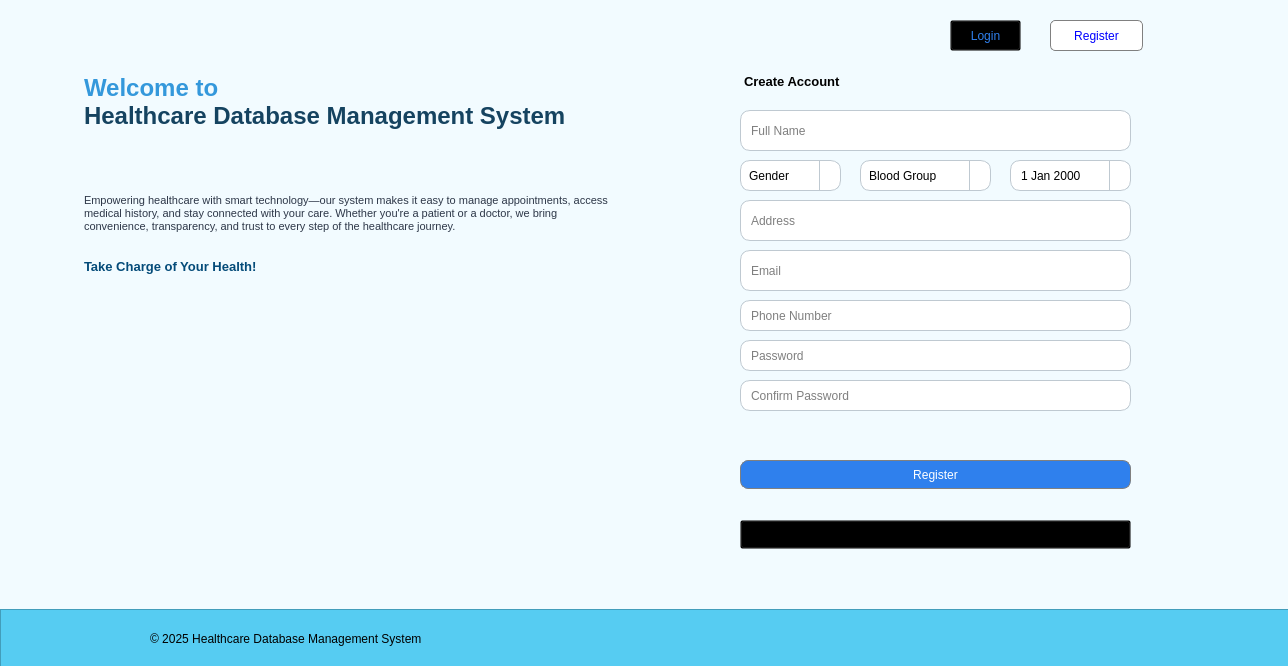
<?xml version="1.0" encoding="UTF-8"?>
<ui version="4.0">
 <class>Form</class>
 <widget class="QWidget" name="Form">
  <property name="geometry">
   <rect>
    <x>0</x>
    <y>0</y>
    <width>1288</width>
    <height>666</height>
   </rect>
  </property>
  <property name="windowTitle">
   <string>Form</string>
  </property>
  <property name="styleSheet">
   <string notr="true">#Form{
background-color:#F2FBFF;
}</string>
  </property>
  <widget class="QWidget" name="info" native="true">
   <property name="geometry">
    <rect>
     <x>0</x>
     <y>10</y>
     <width>721</width>
     <height>601</height>
    </rect>
   </property>
   <widget class="QTextBrowser" name="welcome">
    <property name="geometry">
     <rect>
      <x>80</x>
      <y>60</y>
      <width>541</width>
      <height>121</height>
     </rect>
    </property>
    <property name="styleSheet">
     <string notr="true">QTextBrowser{
background-color:#F2FBFF;
border:0;
}</string>
    </property>
    <property name="html">
     <string>&lt;!DOCTYPE HTML PUBLIC &quot;-//W3C//DTD HTML 4.0//EN&quot; &quot;http://www.w3.org/TR/REC-html40/strict.dtd&quot;&gt;
&lt;html&gt;&lt;head&gt;&lt;meta name=&quot;qrichtext&quot; content=&quot;1&quot; /&gt;&lt;meta charset=&quot;utf-8&quot; /&gt;&lt;style type=&quot;text/css&quot;&gt;
p, li { white-space: pre-wrap; }
hr { height: 1px; border-width: 0; }
li.unchecked::marker { content: &quot;\2610&quot;; }
li.checked::marker { content: &quot;\2612&quot;; }
&lt;/style&gt;&lt;/head&gt;&lt;body style=&quot; font-family:'Segoe UI'; font-size:9pt; font-weight:400; font-style:normal;&quot;&gt;
&lt;p style=&quot; margin-top:0px; margin-bottom:0px; margin-left:0px; margin-right:0px; -qt-block-indent:0; text-indent:0px;&quot;&gt;&lt;span style=&quot; font-family:'Sarabun'; font-size:18pt; font-weight:700; color:#3498db;&quot;&gt;Welcome to&lt;/span&gt;&lt;span style=&quot; font-family:'Sarabun'; font-size:18px;&quot;&gt; &lt;/span&gt;&lt;/p&gt;
&lt;p style=&quot; margin-top:0px; margin-bottom:0px; margin-left:0px; margin-right:0px; -qt-block-indent:0; text-indent:0px;&quot;&gt;&lt;span style=&quot; font-family:'Sarabun'; font-size:18pt; font-weight:600; color:#154360;&quot;&gt;Healthcare Database Management System &lt;/span&gt;&lt;/p&gt;&lt;/body&gt;&lt;/html&gt;</string>
    </property>
   </widget>
   <widget class="QTextBrowser" name="text">
    <property name="geometry">
     <rect>
      <x>80</x>
      <y>180</y>
      <width>541</width>
      <height>141</height>
     </rect>
    </property>
    <property name="styleSheet">
     <string notr="true">#text{
background-color:#F2FBFF;
border:0;
}</string>
    </property>
    <property name="html">
     <string>&lt;!DOCTYPE HTML PUBLIC &quot;-//W3C//DTD HTML 4.0//EN&quot; &quot;http://www.w3.org/TR/REC-html40/strict.dtd&quot;&gt;
&lt;html&gt;&lt;head&gt;&lt;meta name=&quot;qrichtext&quot; content=&quot;1&quot; /&gt;&lt;meta charset=&quot;utf-8&quot; /&gt;&lt;style type=&quot;text/css&quot;&gt;
p, li { white-space: pre-wrap; }
hr { height: 1px; border-width: 0; }
li.unchecked::marker { content: &quot;\2610&quot;; }
li.checked::marker { content: &quot;\2612&quot;; }
&lt;/style&gt;&lt;/head&gt;&lt;body style=&quot; font-family:'Segoe UI'; font-size:9pt; font-weight:400; font-style:normal;&quot;&gt;
&lt;p style=&quot; margin-top:0px; margin-bottom:0px; margin-left:0px; margin-right:0px; -qt-block-indent:0; text-indent:0px;&quot;&gt;&lt;span style=&quot; font-family:'Sarabun','sans-serif'; font-size:8pt; color:#2d3748;&quot;&gt;Empowering healthcare with smart technology—our system makes it easy to manage appointments, access medical history, and stay connected with your care. Whether you're a patient or a doctor, we bring convenience, transparency, and trust to every step of the healthcare journey. &lt;br /&gt;&lt;/span&gt;&lt;/p&gt;
&lt;p style=&quot; margin-top:12px; margin-bottom:12px; margin-left:0px; margin-right:0px; -qt-block-indent:0; text-indent:0px;&quot;&gt;&lt;span style=&quot; font-family:'Sarabun','sans-serif'; font-size:10pt; font-weight:700; color:#044b79;&quot;&gt;Take Charge of Your Health!&lt;/span&gt; &lt;/p&gt;&lt;/body&gt;&lt;/html&gt;</string>
    </property>
   </widget>
   <widget class="QLabel" name="label">
    <property name="geometry">
     <rect>
      <x>80</x>
      <y>300</y>
      <width>541</width>
      <height>331</height>
     </rect>
    </property>
    <property name="styleSheet">
     <string notr="true">#label{


}
</string>
    </property>
    <property name="text">
     <string/>
    </property>
    <property name="pixmap">
     <pixmap resource="image.qrc">:/image/resourse/ui1.png</pixmap>
    </property>
    <property name="alignment">
     <set>Qt::AlignmentFlag::AlignCenter</set>
    </property>
   </widget>
  </widget>
  <widget class="QWidget" name="signup" native="true">
   <property name="geometry">
    <rect>
     <x>720</x>
     <y>0</y>
     <width>571</width>
     <height>61</height>
    </rect>
   </property>
   <widget class="QPushButton" name="signin">
    <property name="geometry">
     <rect>
      <x>230</x>
      <y>20</y>
      <width>71</width>
      <height>31</height>
     </rect>
    </property>
    <property name="styleSheet">
     <string notr="true">#signin{
    color:#2F80ED;
    font: 600 9pt &quot;Roboto&quot;;
    background-color: transparent;
}
#signin::hover{
    text-decoration: underline;
    font: 600 9pt &quot;Roboto&quot;;
    color:#1872eb;
}
</string>
    </property>
    <property name="text">
     <string>Login</string>
    </property>
   </widget>
   <widget class="QPushButton" name="Register">
    <property name="geometry">
     <rect>
      <x>330</x>
      <y>20</y>
      <width>93</width>
      <height>31</height>
     </rect>
    </property>
    <property name="styleSheet">
     <string notr="true">#Register{
    font: 9pt &quot;Roboto&quot;;
    border: 1px solid gray;
    border-radius: 8px;
    padding: 5px;
    background-color:#fff;
    border-radius: 5px;
    color:blue;
}
</string>
    </property>
    <property name="text">
     <string>Register</string>
    </property>
   </widget>
  </widget>
  <widget class="QWidget" name="login" native="true">
   <property name="geometry">
    <rect>
     <x>720</x>
     <y>50</y>
     <width>571</width>
     <height>561</height>
    </rect>
   </property>
   <property name="font">
    <font>
     <family>Roboto</family>
    </font>
   </property>
   <property name="cursor">
    <cursorShape>ArrowCursor</cursorShape>
   </property>
   <property name="inputMethodHints">
    <set>Qt::InputMethodHint::ImhDigitsOnly</set>
   </property>
   <widget class="QTextBrowser" name="acc">
    <property name="geometry">
     <rect>
      <x>20</x>
      <y>20</y>
      <width>256</width>
      <height>31</height>
     </rect>
    </property>
    <property name="styleSheet">
     <string notr="true">#acc{
background-color:#F2FBFF;
border:0;
}</string>
    </property>
    <property name="html">
     <string>&lt;!DOCTYPE HTML PUBLIC &quot;-//W3C//DTD HTML 4.0//EN&quot; &quot;http://www.w3.org/TR/REC-html40/strict.dtd&quot;&gt;
&lt;html&gt;&lt;head&gt;&lt;meta name=&quot;qrichtext&quot; content=&quot;1&quot; /&gt;&lt;meta charset=&quot;utf-8&quot; /&gt;&lt;style type=&quot;text/css&quot;&gt;
p, li { white-space: pre-wrap; }
hr { height: 1px; border-width: 0; }
li.unchecked::marker { content: &quot;\2610&quot;; }
li.checked::marker { content: &quot;\2612&quot;; }
&lt;/style&gt;&lt;/head&gt;&lt;body style=&quot; font-family:'Segoe UI'; font-size:9pt; font-weight:400; font-style:normal;&quot;&gt;
&lt;p style=&quot; margin-top:12px; margin-bottom:12px; margin-left:0px; margin-right:0px; -qt-block-indent:0; text-indent:0px;&quot;&gt;&lt;span style=&quot; font-family:'Roboto'; font-size:10pt; font-weight:700; color:#000000;&quot;&gt;Create Account&lt;/span&gt; &lt;/p&gt;&lt;/body&gt;&lt;/html&gt;</string>
    </property>
   </widget>
   <widget class="QComboBox" name="gender">
    <property name="geometry">
     <rect>
      <x>20</x>
      <y>110</y>
      <width>101</width>
      <height>31</height>
     </rect>
    </property>
    <property name="styleSheet">
     <string notr="true">
QComboBox {
    font: 10pt &quot;Roboto&quot;;
    border: 1px solid #bfc9d1;
    border-radius: 10px;
    padding: 8px;
 background-color: #fff;
    color: #000;
    box-shadow: 0 2px 8px rgba(44, 62, 80, 0.05);
    transition: border-color 0.2s;
}
QComboBox:focus {
    border: 1.5px solid #2F80ED;
    background-color: #fff;
}
QComboBox::drop-down {
    subcontrol-origin: padding;
    subcontrol-position: top right;
    width: 20px;
    border-left: 1px solid #bfc9d1;
}
</string>
    </property>
    <item>
     <property name="text">
      <string>Gender</string>
     </property>
    </item>
    <item>
     <property name="text">
      <string>Male</string>
     </property>
    </item>
    <item>
     <property name="text">
      <string>Female</string>
     </property>
    </item>
    <item>
     <property name="text">
      <string>Other</string>
     </property>
    </item>
   </widget>
   <widget class="QPushButton" name="Register_2">
    <property name="geometry">
     <rect>
      <x>20</x>
      <y>410</y>
      <width>391</width>
      <height>29</height>
     </rect>
    </property>
    <property name="styleSheet">
     <string notr="true">#Register_2{

    background-color:#2F80ED;
    color:#fff;
    font: 600 9pt &quot;Roboto&quot;;
    border: 1px solid gray;
    border-radius:8px

    
}</string>
    </property>
    <property name="text">
     <string>Register</string>
    </property>
   </widget>
   <widget class="QPushButton" name="acc_text">
    <property name="geometry">
     <rect>
      <x>20</x>
      <y>470</y>
      <width>391</width>
      <height>29</height>
     </rect>
    </property>
    <property name="styleSheet">
     <string notr="true">#acc_text{
    color:#000;
    font: 400 9pt &quot;Roboto&quot;;
    background-color: transparent;
}</string>
    </property>
    <property name="text">
     <string>Already have an account</string>
    </property>
   </widget>
   <widget class="QLineEdit" name="password">
    <property name="geometry">
     <rect>
      <x>20</x>
      <y>290</y>
      <width>391</width>
      <height>31</height>
     </rect>
    </property>
    <property name="styleSheet">
     <string notr="true">QLineEdit{
    background-color: #fff;
    border: 1px solid #bfc9d1;
    border-radius: 10px;
    padding: 8px;
    color: #000;
    font: 10pt &quot;Roboto&quot;;
    box-shadow: 0 2px 8px rgba(44, 62, 80, 0.05);
    transition: border-color 0.2s;
}
QLineEdit:focus {
    border: 1.5px solid #2F80ED;
    background-color: #f7fbff;
}
</string>
    </property>
    <property name="echoMode">
     <enum>QLineEdit::EchoMode::Normal</enum>
    </property>
    <property name="placeholderText">
     <string>Password</string>
    </property>
   </widget>
   <widget class="QLineEdit" name="confirm">
    <property name="geometry">
     <rect>
      <x>20</x>
      <y>330</y>
      <width>391</width>
      <height>31</height>
     </rect>
    </property>
    <property name="styleSheet">
     <string notr="true">QLineEdit{
    background-color: #fff;
    border: 1px solid #bfc9d1;
    border-radius: 10px;
    padding: 8px;
    color: #000;
    font: 10pt &quot;Roboto&quot;;
    box-shadow: 0 2px 8px rgba(44, 62, 80, 0.05);
    transition: border-color 0.2s;
}
QLineEdit:focus {
    border: 1.5px solid #2F80ED;
    background-color: #f7fbff;
}
</string>
    </property>
    <property name="placeholderText">
     <string>Confirm Password</string>
    </property>
   </widget>
   <widget class="QDateEdit" name="dateEdit">
    <property name="geometry">
     <rect>
      <x>290</x>
      <y>110</y>
      <width>121</width>
      <height>31</height>
     </rect>
    </property>
    <property name="styleSheet">
     <string notr="true">
QDateEdit {
    font: 10pt &quot;Roboto&quot;;
    border: 1px solid #bfc9d1;
    border-radius: 10px;
    padding: 8px;
    background-color: #fff;
    color: #000;
    box-shadow: 0 2px 8px rgba(44, 62, 80, 0.05);
    transition: border-color 0.2s;

}
QDateEdit:focus {
    border: 1.5px solid #2F80ED;
    background-color: #f7fbff;
color:black;
}
QDateEdit::drop-down {
    subcontrol-origin: padding;
    subcontrol-position: top right;
    width: 20px;
    border-left: 1px solid #bfc9d1;
color:black;
}
</string>
    </property>
    <property name="calendarPopup">
     <bool>true</bool>
    </property>
   </widget>
   <widget class="QLineEdit" name="Phone">
    <property name="geometry">
     <rect>
      <x>20</x>
      <y>250</y>
      <width>391</width>
      <height>31</height>
     </rect>
    </property>
    <property name="minimumSize">
     <size>
      <width>391</width>
      <height>31</height>
     </size>
    </property>
    <property name="styleSheet">
     <string notr="true">QLineEdit{
    background-color: #fff;
    border: 1px solid #bfc9d1;
    border-radius: 10px;
    padding: 8px;
    color: #000;
    font: 10pt &quot;Roboto&quot;;
    box-shadow: 0 2px 8px rgba(44, 62, 80, 0.05);
    transition: border-color 0.2s;
}
QLineEdit:focus {
    border: 1.5px solid #2F80ED;
    background-color: #f7fbff;
}
</string>
    </property>
    <property name="inputMethodHints">
     <set>Qt::InputMethodHint::ImhDigitsOnly</set>
    </property>
    <property name="text">
     <string/>
    </property>
    <property name="maxLength">
     <number>10</number>
    </property>
    <property name="placeholderText">
     <string>Phone Number</string>
    </property>
   </widget>
   <widget class="QLineEdit" name="Email">
    <property name="geometry">
     <rect>
      <x>20</x>
      <y>200</y>
      <width>391</width>
      <height>41</height>
     </rect>
    </property>
    <property name="minimumSize">
     <size>
      <width>391</width>
      <height>31</height>
     </size>
    </property>
    <property name="styleSheet">
     <string notr="true">QLineEdit{
    background-color: #fff;
    border: 1px solid #bfc9d1;
    border-radius: 10px;
    padding: 8px;
    color: #000;
    font: 10pt &quot;Roboto&quot;;
    box-shadow: 0 2px 8px rgba(44, 62, 80, 0.05);
    transition: border-color 0.2s;
}
QLineEdit:focus {
    border: 1.5px solid #2F80ED;
    background-color: #f7fbff;
}
</string>
    </property>
    <property name="inputMethodHints">
     <set>Qt::InputMethodHint::ImhNone</set>
    </property>
    <property name="text">
     <string/>
    </property>
    <property name="placeholderText">
     <string>Email</string>
    </property>
   </widget>
   <widget class="QLineEdit" name="Location">
    <property name="geometry">
     <rect>
      <x>20</x>
      <y>150</y>
      <width>391</width>
      <height>41</height>
     </rect>
    </property>
    <property name="minimumSize">
     <size>
      <width>391</width>
      <height>31</height>
     </size>
    </property>
    <property name="styleSheet">
     <string notr="true">QLineEdit{
    background-color: #fff;
    border: 1px solid #bfc9d1;
    border-radius: 10px;
    padding: 8px;
    color: #000;
    font: 10pt &quot;Roboto&quot;;
    box-shadow: 0 2px 8px rgba(44, 62, 80, 0.05);
    transition: border-color 0.2s;
}
QLineEdit:focus {
    border: 1.5px solid #2F80ED;
    background-color: #f7fbff;
}
</string>
    </property>
    <property name="inputMethodHints">
     <set>Qt::InputMethodHint::ImhNone</set>
    </property>
    <property name="text">
     <string/>
    </property>
    <property name="placeholderText">
     <string>Address</string>
    </property>
   </widget>
   <widget class="QLineEdit" name="name">
    <property name="geometry">
     <rect>
      <x>20</x>
      <y>60</y>
      <width>391</width>
      <height>41</height>
     </rect>
    </property>
    <property name="minimumSize">
     <size>
      <width>391</width>
      <height>31</height>
     </size>
    </property>
    <property name="styleSheet">
     <string notr="true">QLineEdit{
    background-color: #fff;
    border: 1px solid #bfc9d1;
    border-radius: 10px;
    padding: 8px;
    color: #000;
    font: 10pt &quot;Roboto&quot;;
    box-shadow: 0 2px 8px rgba(44, 62, 80, 0.05);
    transition: border-color 0.2s;
}
QLineEdit:focus {
    border: 1.5px solid #2F80ED;
    background-color: #f7fbff;
}
</string>
    </property>
    <property name="inputMethodHints">
     <set>Qt::InputMethodHint::ImhNone</set>
    </property>
    <property name="text">
     <string/>
    </property>
    <property name="placeholderText">
     <string>Full Name</string>
    </property>
   </widget>
   <widget class="QComboBox" name="group">
    <property name="geometry">
     <rect>
      <x>140</x>
      <y>110</y>
      <width>131</width>
      <height>31</height>
     </rect>
    </property>
    <property name="styleSheet">
     <string notr="true">
QComboBox {
    font: 10pt &quot;Roboto&quot;;
    border: 1px solid #bfc9d1;
    border-radius: 10px;
    padding: 8px;
 background-color: #fff;
    color: #000;
    box-shadow: 0 2px 8px rgba(44, 62, 80, 0.05);
    transition: border-color 0.2s;
}
QComboBox:focus {
    border: 1.5px solid #2F80ED;
    background-color: #fff;
}
QComboBox::drop-down {
    subcontrol-origin: padding;
    subcontrol-position: top right;
    width: 20px;
    border-left: 1px solid #bfc9d1;
}
</string>
    </property>
    <item>
     <property name="text">
      <string>Blood Group</string>
     </property>
    </item>
    <item>
     <property name="text">
      <string>A+</string>
     </property>
    </item>
    <item>
     <property name="text">
      <string>B+</string>
     </property>
    </item>
    <item>
     <property name="text">
      <string>AB+</string>
     </property>
    </item>
    <item>
     <property name="text">
      <string>O+</string>
     </property>
    </item>
    <item>
     <property name="text">
      <string>A-</string>
     </property>
    </item>
    <item>
     <property name="text">
      <string>B-</string>
     </property>
    </item>
    <item>
     <property name="text">
      <string>AB-</string>
     </property>
    </item>
    <item>
     <property name="text">
      <string>O-</string>
     </property>
    </item>
    <item>
     <property name="text">
      <string/>
     </property>
    </item>
    <item>
     <property name="text">
      <string/>
     </property>
    </item>
   </widget>
  </widget>
  <widget class="QFrame" name="frame">
   <property name="geometry">
    <rect>
     <x>0</x>
     <y>609</y>
     <width>1291</width>
     <height>61</height>
    </rect>
   </property>
   <property name="styleSheet">
    <string notr="true">#frame{
    background-color:#56CCF2;
}</string>
   </property>
   <property name="frameShape">
    <enum>QFrame::Shape::StyledPanel</enum>
   </property>
   <property name="frameShadow">
    <enum>QFrame::Shadow::Raised</enum>
   </property>
   <widget class="QLabel" name="logo">
    <property name="geometry">
     <rect>
      <x>120</x>
      <y>20</y>
      <width>31</width>
      <height>20</height>
     </rect>
    </property>
    <property name="text">
     <string/>
    </property>
    <property name="pixmap">
     <pixmap>:/icon/D:/our project/assets/find_Clinic_1.png</pixmap>
    </property>
   </widget>
   <widget class="QLabel" name="text_decor">
    <property name="geometry">
     <rect>
      <x>150</x>
      <y>20</y>
      <width>351</width>
      <height>20</height>
     </rect>
    </property>
    <property name="text">
     <string>© 2025 Healthcare Database Management System </string>
    </property>
   </widget>
  </widget>
 </widget>
 <resources>
  <include location="image.qrc"/>
 </resources>
 <connections/>
</ui>
